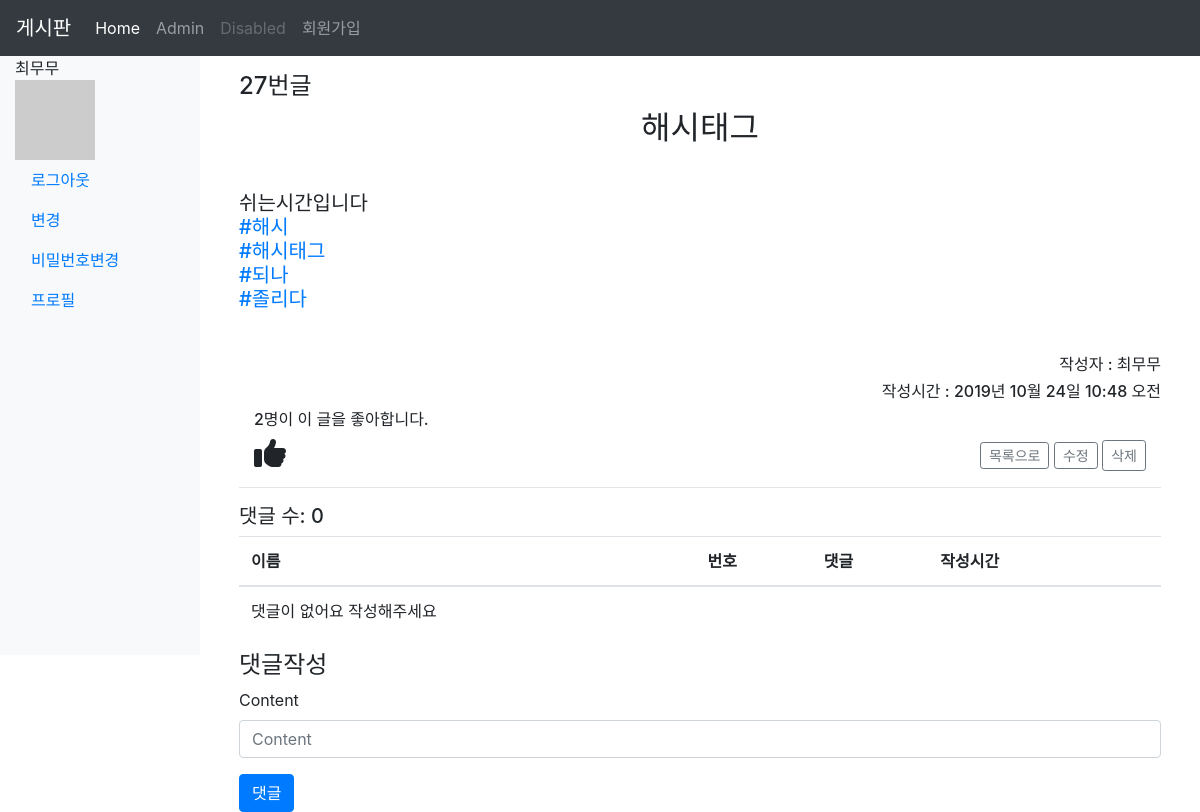
The app's page /articles/27 (signed in) with its own data.
### accounts/models.py (models this page shows)
class User(AbstractUser):
    followers = models.ManyToManyField(
                    settings.AUTH_USER_MODEL,
                    related_name='followings',
                    blank=True
                    )

### articles/models.py (models this page shows, shortened)
class Article(models.Model):
    title = models.CharField(max_length=10)
    content = models.TextField()
    image = models.ImageField(blank=True)
    image_thumbnail = ImageSpecField(
        processors=[ResizeToFill(300,300)],
        format='JPEG',
        options={'quality':80}
    )
    created_at = models.DateTimeField(auto_now_add=True)
    updated_at = models.DateTimeField(auto_now=True)
    user = models.ForeignKey(settings.AUTH_USER_MODEL, on_delete=models.CASCADE)
    like_users = models.ManyToManyField(
        settings.AUTH_USER_MODEL,
        related_name='like_articles',
        blank=True
        )
    hashtags = models.ManyToManyField(HashTag,blank=True)

class HashTag(models.Model):
    content = models.TextField(unique=True)

### articles/views.py (the view)
# urls.py: path('<int:article_pk>',views.detail, name='detail'),
def detail(request,article_pk):
    article = get_object_or_404(Article, pk=article_pk)
    comments = article.comment_set.all()
    comment_form = CommentForm()
    context = {
        'article':article,
        'comments' : comments,
        'comment_form' :comment_form
    }
    return render(request,'articles/detail.html',context)

### articles/forms.py
class CommentForm(forms.ModelForm):
    class Meta:
        model = Comment
        exclude = ('article', 'user',)

### articles/templatetags/gravatar.py (called while the page is built)
@register.filter
def makehash(user):
    social_user = user.socialaccount_set.all().first()
    if social_user:
        return social_user.extra_data.get('kakao_account').get('profile').get('thumbnail_image_url')
    else:
        email = user.email
        return 'https://www.gravatar.com/avatar/' + hashlib.md5(email.strip().lower().encode('utf-8')).hexdigest()

### articles/templatetags/hashtag.py (called while the page is built)
@register.filter
def make_link(article):
    content = article.content
    hashtags = article.hashtags.all()
    for hashtag in hashtags:
        content = re.sub(f'#{hashtag.content}\\b',
         f"<a href='/hashtags/{hashtag.content}/'> #{hashtag.content}</a>",content)
    return content

### articles/templates/articles/detail.html (shortened to what this page needs)
{% extends 'articles/base.html' %}
{% load bootstrap4 %}
{% block body %}
<div class="container mt-3">
<h4> {{article.id}}번글 </h4>
<div>
<h2 class="text-center"> {{ article.title }} </h2>
</div>
<div class="inline-box " style='height:500px'>
<div class="d-flex align-items-center" style='min-height:200px'>
{% load hashtag %}
<h5> {{ article|make_link|safe|linebreaksbr }} </h5>
</div>
<div>
<h6 class="text-right">작성자 : {{article.user}} </h6>
<h6 class="text-right"> 작성시간 : {{ article.created_at}} </h6>
</div>
<div class="container d-flex">
<div class="mr-auto">
<h6 class="inline-box"><span id="like-count">{{ article.like_users.count }}</span>명이 이 글을 좋아합니다.</h6>
{% if user in article.like_users.all %}
<i id='like-button'  data-id = "{{article.id}}" class="fas fa-thumbs-up fa-2x "></i>
{% else %}
<i id='like-button' data-id = "{{article.id}}" class="far fa-thumbs-up fa-2x " ></i>
{% endif %}
</div>
<div class="mt-auto">
<a class="d-inline btn btn-outline-secondary btn-sm" href="{% url 'articles:index' %}">목록으로</a>
{% if article.user == user %}
<a class="d-inline btn btn-outline-secondary btn-sm" href="{% url 'articles:update' article.pk %}">수정</a>
<form class="d-inline" action="{% url 'articles:delete' article.pk %}" method="POST" onclick="return confirm('진짜 지울래?')">
  <input class="btn btn-outline-secondary btn-sm" type="submit" value="삭제">
</form>
{% endif %}
</div>
</div>
<hr>
<h5>댓글 수: {{comments.count}} </h4>
<table class="table">
  <thead>
    <tr>
      <th scope="col">이름</th>
      <th scope="col">번호</th>
      <th scope="col">댓글</th>
      <th scope="col">작성시간</th>
      <th scope="col"></th>
    </tr>
  </thead>
  <tbody>
    {% for comment in comments %}
    <tr>
      <td>
        {{comment.user }}
      </td>
      <td>
        {{ comment.id }}
      </td>
      <td>
        {{ comment.content }}
      </td>
      <td>
        {{ comment.created_at }}
      </td>
      <td>
        {% if comment.user == user %}
        <form action="{% url 'articles:comment_delete' article.pk comment.id %}" method="POST"
          onclick="return confirm('진짜 지울래?')">
          {% csrf_token %}
          <input class="btn btn-outline-danger btn-sm" type="submit" value="삭제">
        {% endif %}
        </form>
      </td>
    </tr>
    {% empty %}
    <tr>
      <td>댓글이 없어요 작성해주세요
      </td>
    </tr>
    {% endfor %}
  </tbody>
</table>
<h4>댓글작성</h4>
<form action="{% url 'articles:comment_create' article.pk %}" method="POST" class="form">
  {% bootstrap_form comment_form %}
  {% buttons %}
    <button type="submit" class="btn btn-primary">댓글</button>
  {% endbuttons %}
</form>
{% endblock %}

### articles/templates/_navbar.html (shortened to what this page needs)
<nav class="navbar navbar-expand-lg navbar-dark bg-dark">
    <a class="navbar-brand" href={% url 'articles:index' %}>게시판</a>
    <div class="collapse navbar-collapse" id="navbarNavAltMarkup">
      <div class="navbar-nav">
        <a class="nav-item nav-link active" href={% url 'articles:index' %}>Home
        <a class="nav-item nav-link" href=http://127.00.01:8000/admin>Admin </a> <a class="nav-item nav-link disabled"
          href="#" tabindex="-1" aria-disabled="true">Disabled</a>
      </div>
      <div class="navbar-nav mr">
        <a class="nav-item nav-link" href={% url 'accounts:signup' %}>회원가입</a>
      </div>
    </div>
  </nav>
   <div class="container-fluid">
    <div class="row">
      <nav class='col-md-2 d-none d-md-block bg-light sidebar'>
        <div class="sidebar-sticky">
          <ul class="nav flex-column">
            {% if user.is_authenticated %}
            <li>
              {{ user.username }}
            </li>
            <li class="nav-item">
            {% load gravatar %}
            <img src="{{ user|makehash }}" alt="avatar">
            <li class="nav-item">
              <a class="nav-link active" href="{% url 'accounts:logout' %}">로그아웃</a>
            </li>
            <li class="nav-item">
              <a class="nav-link active" href="{% url 'accounts:update' %}">변경</a>
            </li>
            <li class="nav-item">
              <a class="nav-link active" href="{% url 'accounts:password_change' %}">비밀번호변경</a>
            </li>
            <li class="nav-item">
              <a class="nav-link active" href="{% url 'accounts:profile' user.pk %}">프로필</a>
            </li>
            {% endif %}
          </ul>
        </div>
      </nav>

### records on screen
User: username "최무무"
Article: id "27", title "해시태그", content+id "쉬는시간입니다 #해시 #해시태그 #되나 #졸리다", user "최무무", created_at "2019년 10월 24일 10:48 오전", like_users.count "2", count "0"
